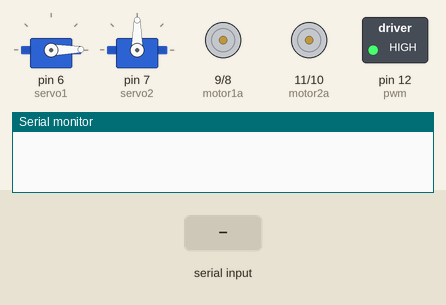
The sketch below on a simulated Arduino Uno, built with avr-gcc and run on an emulated ATmega328P. Parts: 2 × servo, motor-driver pin pairs drawn as motors (green arrow = first pin HIGH = forward, orange = second pin HIGH = backward, longer = more drive), switched loads named in the sketch (green lamp = pin HIGH), the last lines printed to the serial monitor. The test bench sets the inputs (shaded band).

Above: at 1.2 s.
1.3 s: "F" received over Serial
At 2.3 s:
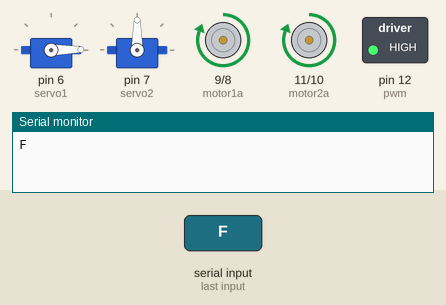
2.8 s: "B" received over the second serial link
At 3.5 s:
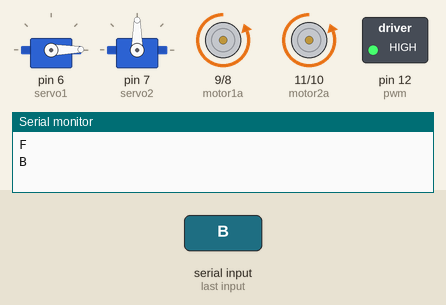
4.3 s: "L" received over Serial
At 4.6 s:
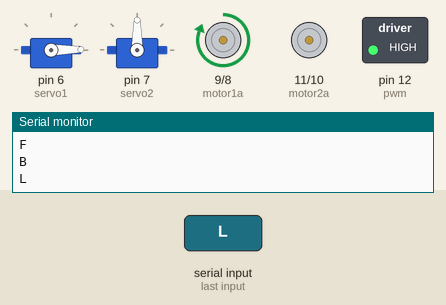
5.8 s: "R" received over the second serial link
At 7.0 s:
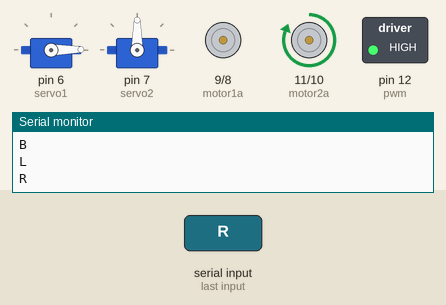
7.3 s: "V" received over Serial
At 8.1 s:
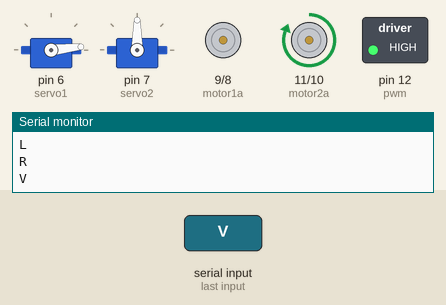
8.8 s: "S" received over the second serial link
At 9.3 s:
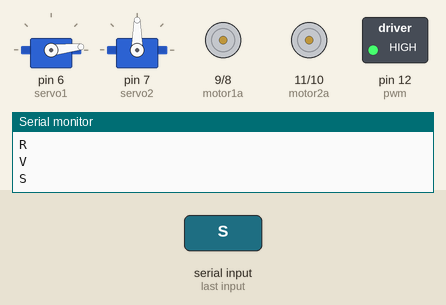
Timing chart, 0 to 11.3 s (numbered marks = the images above; inputs shaded):
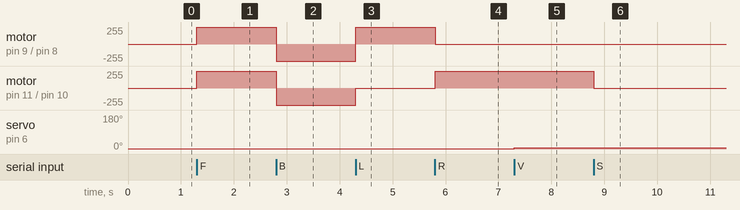

The sketch:

picknplace.ino
```cpp
#include <Servo.h>
#include <SoftwareSerial.h>

SoftwareSerial bt(4, 3);

#define pwm 12
#define motor1a 9
#define motor1b 8
#define motor2a 11
#define motor2b 10

Servo servo1, servo2;

char rd;
byte s1 = 1, s2 = 90;

void setup() {
  Serial.begin(9600);
  bt.begin(9600);

  servo1.attach(6);
  servo2.attach(7);

  pinMode(motor1a, OUTPUT);
  pinMode(motor1b, OUTPUT);
  pinMode(motor2a, OUTPUT);
  pinMode(motor2b, OUTPUT);
  pinMode(pwm, OUTPUT);

  digitalWrite(pwm, 1);

  servo1.write(s1);
  delay(20);
  servo2.write(s2);
  delay(20);
}

void loop() {
  if(Serial.available()){
    rd = Serial.read();
    Serial.println(rd);

    if(rd == 'F') forward();
    else if(rd == 'B') backward();
    else if(rd == 'L') left();
    else if(rd == 'R') right();
    else if(rd == 'S') STOP();

    else if(rd == 'V') servoUp();
    else if(rd == 'v') servoDown();
    else if(rd == 'X') servoOpen();
    else if(rd == 'x') servoClose();
  }

  if(bt.available()){
    rd = bt.read();
    bt.println(rd);
    Serial.println(rd);

    if(rd == 'F') forward();
    else if(rd == 'B') backward();
    else if(rd == 'L') left();
    else if(rd == 'R') right();
    else if(rd == 'S') STOP();

    else if(rd == 'V') servoUp();
    else if(rd == 'v') servoDown();
    else if(rd == 'X') servoOpen();
    else if(rd == 'x') servoClose();
  }
}

void forward(){
  digitalWrite(motor1a, 1);
  digitalWrite(motor1b, 0);
  digitalWrite(motor2a, 1);
  digitalWrite(motor2b, 0);
}

void backward(){
  digitalWrite(motor1a, 0);
  digitalWrite(motor1b, 1);
  digitalWrite(motor2a, 0);
  digitalWrite(motor2b, 1);
}

void left(){
  digitalWrite(motor1a, 1);
  digitalWrite(motor1b, 0);
  digitalWrite(motor2a, 0);
  digitalWrite(motor2b, 0);
}

void right(){
  digitalWrite(motor1a, 0);
  digitalWrite(motor1b, 0);
  digitalWrite(motor2a, 1);
  digitalWrite(motor2b, 0);
}

void STOP(){
  digitalWrite(motor1a, 0);
  digitalWrite(motor1b, 0);
  digitalWrite(motor2a, 0);
  digitalWrite(motor2b, 0);
}

void servoUp(){
  if(s1 < 100) s1+=5;
  servo1.write(s1);
  delay(10);
}

void servoDown(){
  if(s1 > 1) s1-=5;
  servo1.write(s1);
  delay(10);
}

void servoOpen(){
  if(s2 > 1) s2-=5;
  servo2.write(s2);
  delay(10);
}

void servoClose(){
  if(s2 < 90) s2+=5;
  servo2.write(s2);
  delay(10);
}
```

Measured:
- after the input at 1.3 s, motor on pin 9 (motor1a) / pin 8 (motor1b), motor on pin 11 (motor2a) / pin 10 (motor2b): stopped → forward 255/255 at once
- after the input at 2.8 s, motor on pin 9 (motor1a) / pin 8 (motor1b), motor on pin 11 (motor2a) / pin 10 (motor2b): forward 255/255 → backward 255/255 at once
- after the input at 4.3 s, motor on pin 9 (motor1a) / pin 8 (motor1b): backward 255/255 → forward 255/255 at once; motor on pin 11 (motor2a) / pin 10 (motor2b): backward 255/255 → stopped at once
- after the input at 5.8 s, motor on pin 9 (motor1a) / pin 8 (motor1b): forward 255/255 → stopped at once; motor on pin 11 (motor2a) / pin 10 (motor2b): stopped → forward 255/255 at once
- after the input at 7.3 s, servo on pin 6 (servo1): 1° → 6° at once
- after the input at 8.8 s, motor on pin 11 (motor2a) / pin 10 (motor2b): forward 255/255 → stopped at once
